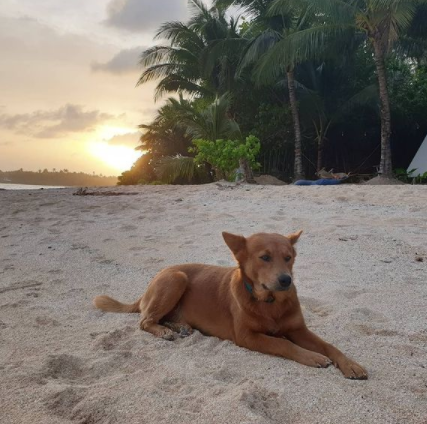
#> input picture doggo.png, 427 x 424 px
$ jupyter execute projeto-final-python.ipynb
#> lines starting #> are read from the running program, lines starting #| are printed output that depends on the picture
# Algebra Linear Algorítmica - 2022.1 - Projeto Final - Professor João Paixão
## Realizado por: David Rodrigues Albuquerque - 120047390

[cell 1]
import numpy as np
import pandas as pd
import matplotlib.pyplot as plt
from mpl_toolkits.mplot3d import Axes3D
from matplotlib import colors
from skimage.color import rgb2gray, rgb2hsv, hsv2rgb
from skimage.io import imread, imshow
from sklearn.cluster import KMeans

Forma de separar a explicação do Colab:

- Apresentação do trabalho e objetivo

- Imagens
- - O quê são imagens
- - Como representá-las no computador

- Julia
- - Bibliotecas utilizadas
- - O algoritmo K-Means (Breve explicação)

- Aplicação
- - Caso 1 (3 pixels das cores Red, Green e Blue cada)
- - - Leitura das entradas de dados
- - - Modelagem dos dados
- - - Exibição da distribuição de cores

- - Caso 2 (n*m pixels de cores aleatórias)
- - - Leitura das entradas de dados genérica
- - - Modelagem dos dados genérica
- - - Exibição da distribuição de cores genérica

- - Modularização das funções

- - Caso 3 (Foto)
- - - Explicar como usar o quê usamos até agora em uma foto
- - - Leitura das entradas de dados genérica
- - - Modelagem dos dados genérica
- - - Exibição da distribuição de cores genérica

- K-Means
- - Entradas e Saídas
- - Resultado esperado em cada caso
- - - Execução no Caso 1
- - - Execução no Caso 2
- - - Execução no Caso 3 ( Aqui entra a entrega final da imagem recolorida )

- Exemplo executando K-Means para outras imagens com outros valores de K

- Outros exemplos de aplicações de K-Means além de imagens

[cell 2]
dog = imread('doggo.png')
#> dog is the input picture: shape (424, 427, 3); mean R, G, B 127.2, 119.2, 110.1
plt.figure(num=None, figsize=(8, 6), dpi=80)
imshow(dog)

[cell 3]
def image_to_pandas(image):
    df = pd.DataFrame([image[:,:,0].flatten(), image[:,:,1].flatten(), image[:,:,2].flatten()]).T
#> df = table of 181048 rows and 3 columns
    df.columns = ["Red_Channel","Green_Channel","Blue_Channel"]
    return df
df_doggo = image_to_pandas(dog)
#> df_doggo = table of 181048 rows and 3 columns
df_doggo.head(5)
#> Out = table of 5 rows and 3 columns

[cell 4]
plt.figure(num=None, figsize=(8, 6), dpi=80)
kmeans = KMeans(n_clusters=  4, random_state = 42).fit(df_doggo)
result = kmeans.labels_.reshape(dog.shape[0],dog.shape[1])
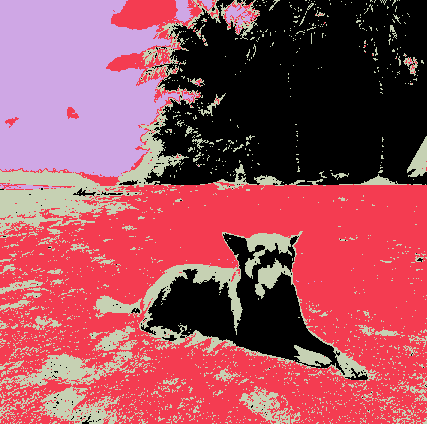
#> result: shape (424, 427) int32; 4 distinct labels, from 0 to 3; one colour per label, 0 black
imshow(result, cmap='magma')
plt.show()

[cell 5]
fig, axes = plt.subplots(2,2, figsize=(12, 12))
for n, ax in enumerate(axes.flatten()):
    ax.imshow(result==[n], cmap='gray');
    ax.set_axis_off()

fig.tight_layout()
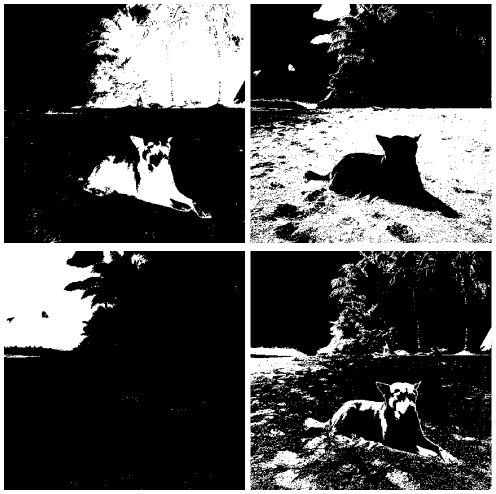
#> figure drawn by matplotlib, 4 panels

[cell 6]
fig, axes = plt.subplots(1,3, figsize=(15, 12))
for n, ax in enumerate(axes.flatten()):
    dog = imread('doggo.png')
    dog[:, :, 0] = dog[:, :, 0]*(result==[n])
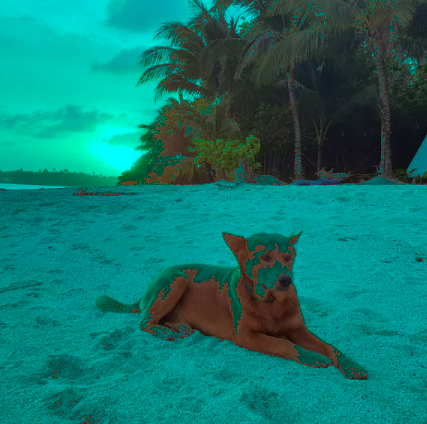
#> dog: shape (424, 427, 3); mean R, G, B 14.9, 119.2, 110.1
    dog[:, :, 1] = dog[:, :, 1]*(result==[n])
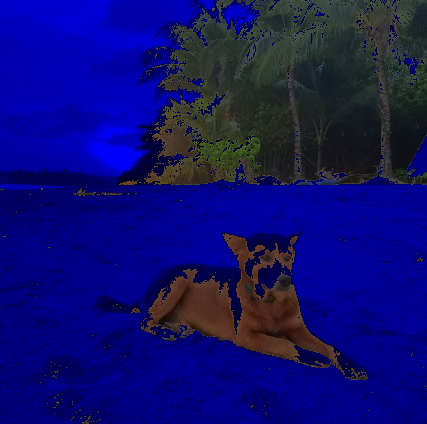
#> dog: shape (424, 427, 3); mean R, G, B 14.9, 14.5, 110.1
    dog[:, :, 2] = dog[:, :, 2]*(result==[n])
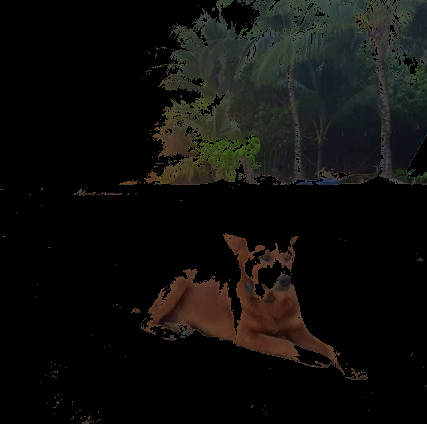
#> dog: shape (424, 427, 3); mean R, G, B 14.9, 14.5, 12.2
    ax.imshow(dog);
    ax.set_axis_off()
fig.tight_layout()

[cell 7]
def pixel_plotter(df):
    x_3d = df['Red_Channel']
    y_3d = df['Green_Channel']
    z_3d = df['Blue_Channel']

    color_list = list(zip(df['Red_Channel'].to_list(), df['Blue_Channel'].to_list(), df['Green_Channel'].to_list()))
    norm = colors.Normalize(vmin=0,vmax=1.)
    norm.autoscale(color_list)
    p_color = norm(color_list).tolist()

    fig = plt.figure(figsize=(12,10))
    ax_3d = plt.axes(projection='3d')
    ax_3d.scatter3D(xs = x_3d, ys =  y_3d, zs = z_3d, c = p_color, alpha = 0.55)

    ax_3d.set_xlim3d(0, x_3d.max())
    ax_3d.set_ylim3d(0, y_3d.max())
    ax_3d.set_zlim3d(0, z_3d.max())
    ax_3d.invert_zaxis()


    ax_3d.view_init(-165, 60)
pixel_plotter(df_doggo)
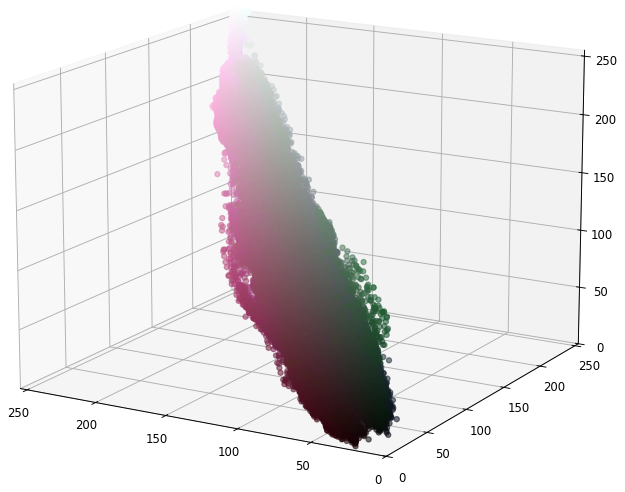
#> figure drawn by matplotlib, 1 panel

[cell 8]
df_doggo['cluster'] = result.flatten()
def pixel_plotter_clusters(df):
    x_3d = df['Red_Channel']
    y_3d = df['Green_Channel']
    z_3d = df['Blue_Channel']

    fig = plt.figure(figsize=(12,10))
    ax_3d = plt.axes(projection='3d')
    ax_3d.scatter3D(xs = x_3d, ys =  y_3d, zs = z_3d, c = df['cluster'], alpha = 0.55)

    ax_3d.set_xlim3d(0, x_3d.max())
    ax_3d.set_ylim3d(0, y_3d.max())
    ax_3d.set_zlim3d(0, z_3d.max())
    ax_3d.invert_zaxis()


    ax_3d.view_init(-165, 60)
pixel_plotter_clusters(df_doggo)
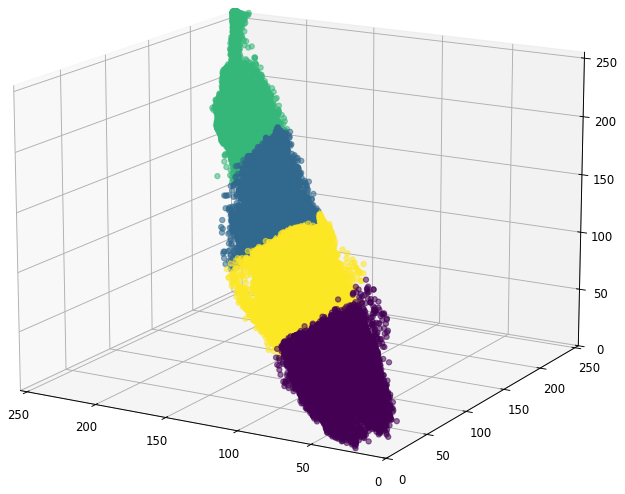
#> figure drawn by matplotlib, 1 panel
